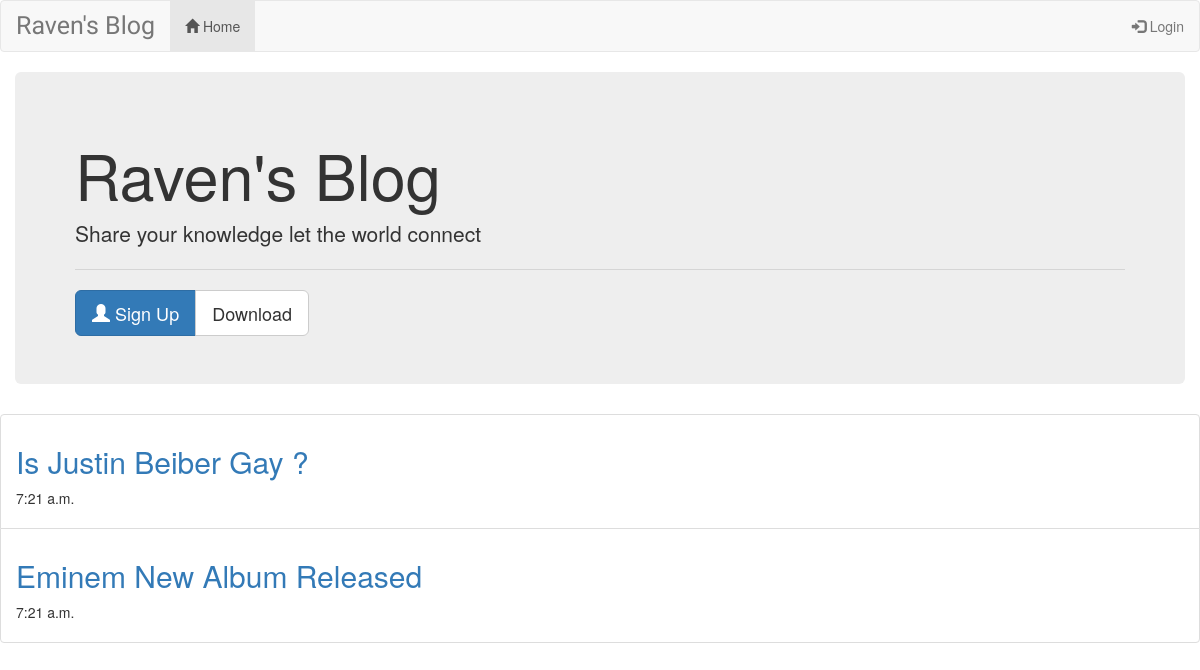
The page / on the database its author committed.
### home/models.py (models this page shows, shortened)
class BlogPosts(models.Model):
    title = models.CharField(max_length=150)
    description = models.TextField()
    publish = models.TimeField(auto_now=True)

### home/views.py (the view)
# urls.py: path('',index,name='index'),
def index(request):
    blogs = BlogPosts.objects.all()
    return render(request,'home/index.html',{'blogs':blogs})

### templates/home/index.html
{% extends 'home/base.html' %}
{%block body%}
    <div class="container-fluid center">
        <div class="jumbotron jumbotron-fluid">
            <h1 class="display-4">Raven's Blog</h1>
            <p class="lead">Share your knowledge let the world connect</p>
            <hr class="my-4">
            <div class="btn-group">
                {%if user.is_authenticated%}
                <a href="{% url 'addpost'%}" class="btn btn-lg btn-primary"><span class="glyphicon glyphicon-plus"></span> Add Post</a>
                {%else%}
                <a href="{% url 'adduser'%}" class="btn btn-lg btn-primary"><span class="glyphicon glyphicon-user"></span> Sign Up</a>
                {%endif%}
                <a href="#" class="btn btn-lg btn-default">Download</a>
            </div>
        </div>
    </div>
    <ul class="list-group">
        {% for blog in blogs%}
        <li class="list-group-item">
            <h2><a href="{% url 'detail' blog.id %}">{{blog.title}}</a></h2>
            <p>{{blog.publish}}</p>
        </li>
        {% endfor %}
    </ul>
{% endblock %}

### templates/home/base.html (shortened to what this page needs)
<!DOCTYPE html>
<html lang="en">
<head>
    <link rel="stylesheet" href="https://maxcdn.bootstrapcdn.com/bootstrap/3.3.7/css/bootstrap.min.css">
</head>
<body>
    <nav class="navbar navbar-default">
      <div class="navbar-header">
        <a href="" class="navbar-brand" style="font-family:mr dafoe;font-size:25px">Raven's Blog</a>
      </div>
      <div class="collapse navbar-collapse" id="myNav">
        <ul class="nav navbar-nav">
          <li  class="active"><a href="/"><span class="glyphicon glyphicon-home"></span> Home</a></li>
        </ul>
        <ul class="nav navbar-nav navbar-right">
            <li><a href="{% url 'signin' %}">
            {% if user.is_authenticated %}
            {{user.username}}
            {%else%}
            <span class="glyphicon glyphicon-log-in"></span> Login
            {%endif%}
            </a></li>
          </ul>
      </div>
    </nav>
    {% block body %}
    {% endblock %}
</body>
</html>

### rows shown on the page
BlogPosts: title "Is Justin Beiber Gay ?", publish "7:21 a.m."
BlogPosts: title "Eminem New Album Released", publish "7:21 a.m."
